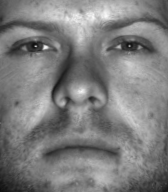
#> input picture odev_3/faces/yaleB01_P00A-005E-10.pgm, 168 x 192 px, found by its file name; its folder holds 4 pictures in this run
$ python odev3.py
#> lines starting #> are read from the running program, lines starting #| are printed output that depends on the picture
from matplotlib import pyplot as plt
from matplotlib.image import imread
import numpy as np
import os
TOTAL_IMG_FOLDER = "C:/Users/PC/Desktop/myz/odev_3/faces/"

train_set_files = os.listdir(TOTAL_IMG_FOLDER)

width  = 168
height = 192
print('Görseller:')
train_image_names = os.listdir(TOTAL_IMG_FOLDER)
training_tensor   = np.ndarray(shape=(len(train_image_names), height*width), dtype=np.float64)

print(training_tensor.shape)
fig, axes = plt.subplots(5,2, figsize=(5,13))
for i in range(len(train_image_names)):
    img = plt.imread(TOTAL_IMG_FOLDER + train_image_names[i])
#> img is the input picture: shape (192, 168); min 14, max 249, mean 125.4
    training_tensor[i,:] = np.array(img, dtype='float64').flatten()
    row = i // 2
    col = i % 2
    axes[row,col].set_title(i)
    axes[row,col].imshow(img, cmap='gray')
    axes[row,col].tick_params(labelleft='off', labelbottom='off', bottom='off',top='off',right='off',left='off', which='both')
plt.show()
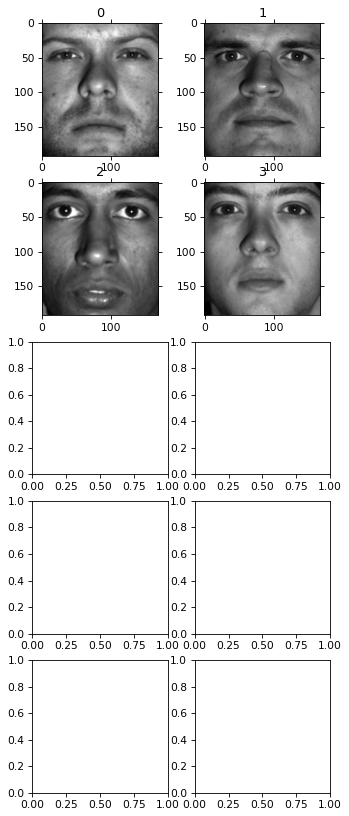
#> figure drawn by matplotlib, 4 panels


mean_face = np.zeros((1,height*width))

for i in training_tensor:
    mean_face = np.add(mean_face,i)

mean_face = np.divide(mean_face,float(len(train_image_names))).flatten()

plt.imshow(mean_face.reshape(height, width), cmap='gray')
plt.tick_params(labelleft='off', labelbottom='off', bottom='off',top='off',right='off',left='off', which='both')
plt.title("Ortalama Yüz")
plt.show()
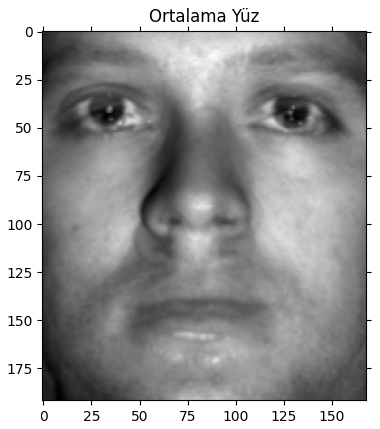
#> figure drawn by matplotlib, 1 panel
#X - Xmean kısmı

normalised_training_tensor = np.ndarray(shape=(len(train_image_names), height*width))

for i in range(len(train_image_names)):
    normalised_training_tensor[i] = np.subtract(training_tensor[i],mean_face)
fig,axes = plt.subplots(5,2, figsize=(5,13))
for i in range(len(train_image_names)):
    img = normalised_training_tensor[i].reshape(height,width)
    row = i // 2
    col = i % 2

    axes[row,col].imshow(img, cmap='gray')
    axes[row,col].tick_params(labelleft='off', labelbottom='off', bottom='off',top='off',right='off',left='off', which='both')
plt.show()
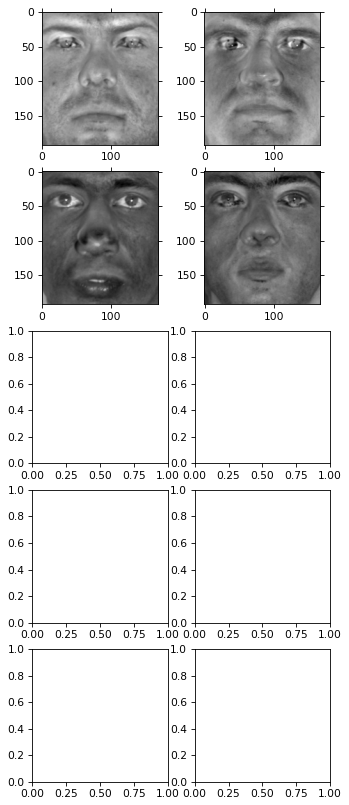
#> figure drawn by matplotlib, 4 panels
cov_matrix=np.cov(training_tensor)

print('Covariance Matrix Shape:', cov_matrix.shape)

print(cov_matrix)
eigenvalues, eigenvectors, = np.linalg.eig(cov_matrix)
print('Özdeğer boyutları: {} Özvektör boyutları: {}\n'.format(eigenvalues.shape, eigenvectors.shape))

print("Özdeğerler:\n", eigenvalues,"\n")
print("Özvektörler:\n",eigenvectors)
eig_pairs = [(eigenvalues[index], eigenvectors[:,index]) for index in range(len(eigenvalues))]

eig_pairs.sort(reverse=True)
eigvalues_sort  = [eig_pairs[index][0] for index in range(len(eigenvalues))]
eigvectors_sort = [eig_pairs[index][1] for index in range(len(eigenvalues))]

sorted_ind = sorted(range(eigenvalues.shape[0]), key=lambda k: eigenvalues[k], reverse=True)

eigvalues_sort = eigenvalues[sorted_ind]
eigvectors_sort = eigenvectors[sorted_ind]

var_comp_sum = np.cumsum(eigvalues_sort)/sum(eigvalues_sort)

print("Cumulative proportion of variance explained vector: \n%s" %var_comp_sum)

num_comp = range(1,len(eigvalues_sort)+1)
plt.title('Cum. Prop. Variance Explain and Components Kept')
plt.xlabel('Principal Components')
plt.ylabel('Cum. Prop. Variance Expalined')

plt.scatter(num_comp, var_comp_sum)
plt.show()
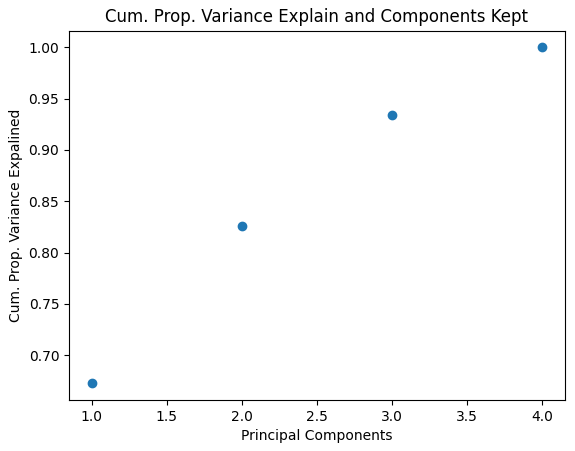
#> figure drawn by matplotlib, 1 panel


reduced_data = np.array(eigvectors_sort[:5]).transpose()
print(reduced_data.shape)
print(training_tensor.transpose().shape, reduced_data.shape)
proj_data = np.dot(training_tensor.transpose(),reduced_data)
proj_data = proj_data.transpose()
proj_data.shape
for i in range(proj_data.shape[0]):
    img = proj_data[i].reshape(height,width)
    plt.subplot(5,5,1+i)
    plt.title(f"{i+1}")
    plt.imshow(img, cmap='gray')
    plt.tick_params(labelleft='off', labelbottom='off', bottom='off',top='off',right='off',left='off', which='both')

plt.show()
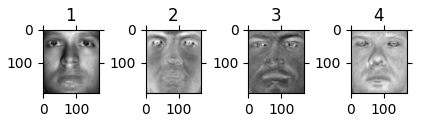
#> figure drawn by matplotlib, 4 panels

k = 10

eigenfaces = np.dot(normalised_training_tensor.T, eigvectors_sort[:k].T)

for i in range(eigenfaces.shape[1]):
    eigenfaces[:, i] /= np.linalg.norm(eigenfaces[:, i])

W = eigenfaces

X_centered = training_tensor - mean_face
train_projections = np.dot(X_centered, W)


print(X_centered.shape)
print(train_projections.shape)
# Yeniden yapılandırılmış görüntüleri saklamak için liste
reconstructed_images = []

#öklid uzaklığı oluşturmak için kullanılan liste
reconstruction_errors = []

num_images = train_projections.shape[0]

# Her bir görüntü için yeniden yapılandırma işlemi:
for i in range(num_images):

    # Proje katsayıları (shape: (k,))
    proj_coeff = train_projections[i]

    recon_vector = mean_face + np.dot(W, proj_coeff)
    recon_image = recon_vector.reshape(height, width)
    reconstructed_images.append(recon_image)

    error = np.linalg.norm(training_tensor[i] - recon_vector)
    reconstruction_errors.append(error)

# Görselleştirme (örneğin 2 satır 5 sütunluk grid şeklinde)
fig, axes = plt.subplots(2, 5, figsize=(15, 6))
axes = axes.flatten()
for i, ax in enumerate(axes):
    if i < num_images:
        ax.imshow(reconstructed_images[i], cmap='gray')
        ax.set_title(f"Image {i}")
    ax.axis('off')
plt.suptitle("Yeniden Yapılandırılmış Görüntüler")
plt.tight_layout(rect=[0, 0, 1, 0.95])
plt.show()
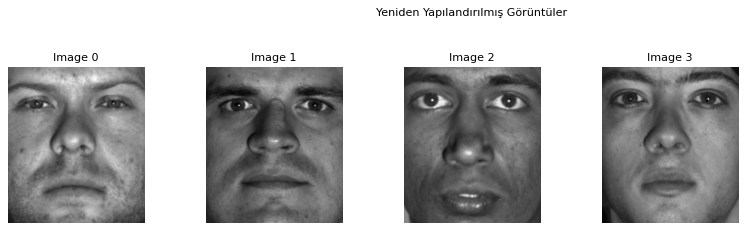
#> figure drawn by matplotlib, 4 panels
print(reconstruction_errors)
